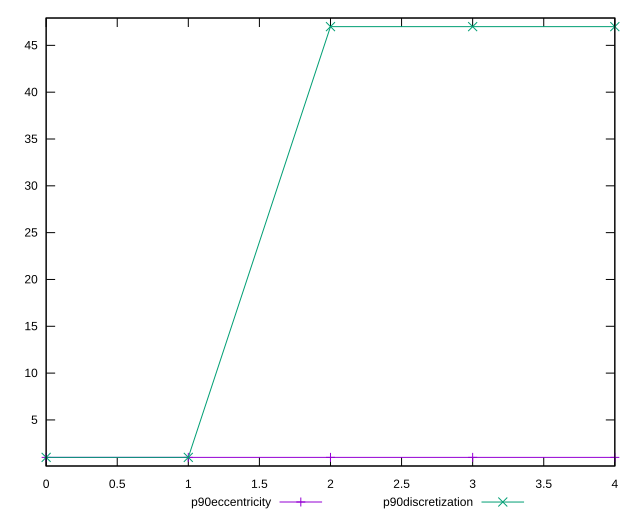

Source code (gnuplot):
reset

$p90Eccentricity <<EOF
0 1
1 0.9999999999999992
2 1.000000000000003
3 0.9999999999999988
4 0.9999999999999997
EOF

$p90Discretization <<EOF
0 1
1 1
2 47
3 47
4 47
EOF

set key outside below
set xrange [0:4]
set yrange [0.07999999999999874:47.92]
set trange [0.07999999999999874:47.92]
set terminal svg size 640, 520 enhanced background rgb 'white'
set output "report_00014_2021-02-09T15:56:05.503Z/uses-long-cache-ttl/progression/eccentricity.svg"

plot $p90Eccentricity title "p90eccentricity" with linespoints, \
     $p90Discretization title "p90discretization" with linespoints

reset
